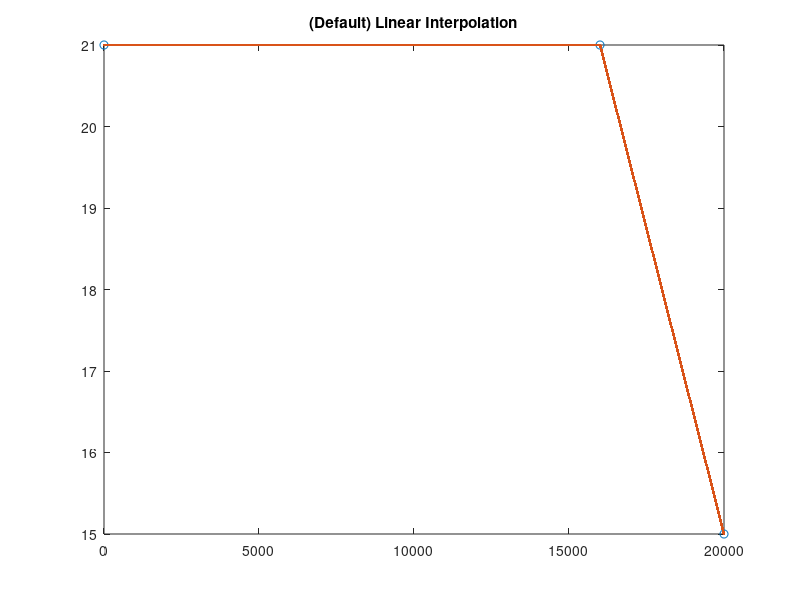
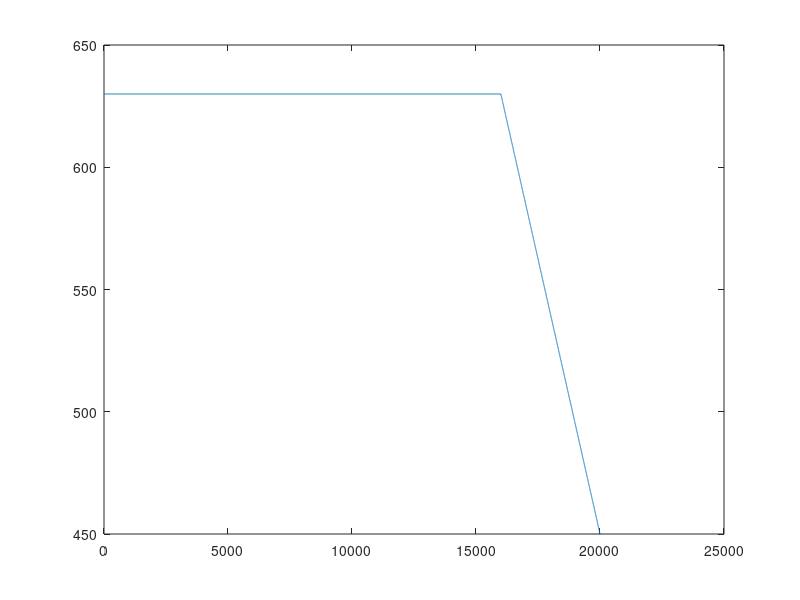

These figures' MATLAB source, in order:
close all
clear all
car.gearRatio=15;
car.tireRadius=0.5;

motorSpeed = [0 16000 20000]; 
motorTorque = [21 21 15];

xq = 0:20000;

figure
vq1 = interp1(motorSpeed,motorTorque,xq);
plot(motorSpeed,motorTorque,'o',xq,vq1,':.');

title('(Default) Linear Interpolation');

FxmaxMax = car.gearRatio.*vq1./car.tireRadius;
figure
plot(FxmaxMax)

% YRCBreakVelocity= 20;
% YRCSlope = 0.001;
% for vtotal = 1:100
%     speedGain(vtotal) = min(max(1 - (vtotal - YRCBreakVelocity)*YRCSlope,0),1);
% end
% figure
% plot(speedGain)
% 
% FxmaMmaxBreak= 16000;
% FxmaxMaxSlope = 6/(20000 - 16000);
% for FxmaxMax = 1:20000
%     speedGain(vtotal) = min(max(1 - (vtotal - YRCBreakVelocity)*YRCSlope,0),1);
% end
% figure
% plot(FxmaxMax)
